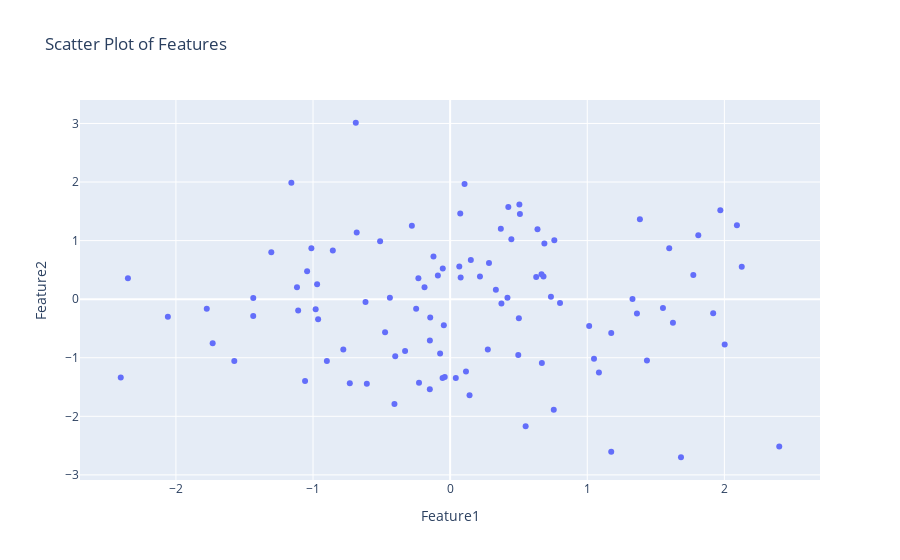

Here is the notebook cell this chart was saved with:
### Markdown cell above
## Scatter Plot Example

Scatter plots help us understand relationships between two continuous variables.

### Code cell
df = pd.DataFrame(np.random.randn(100, 2), columns=['Feature1', 'Feature2'])

fig = px.scatter(df, x='Feature1', y='Feature2', title='Scatter Plot of Features')
fig.show()
